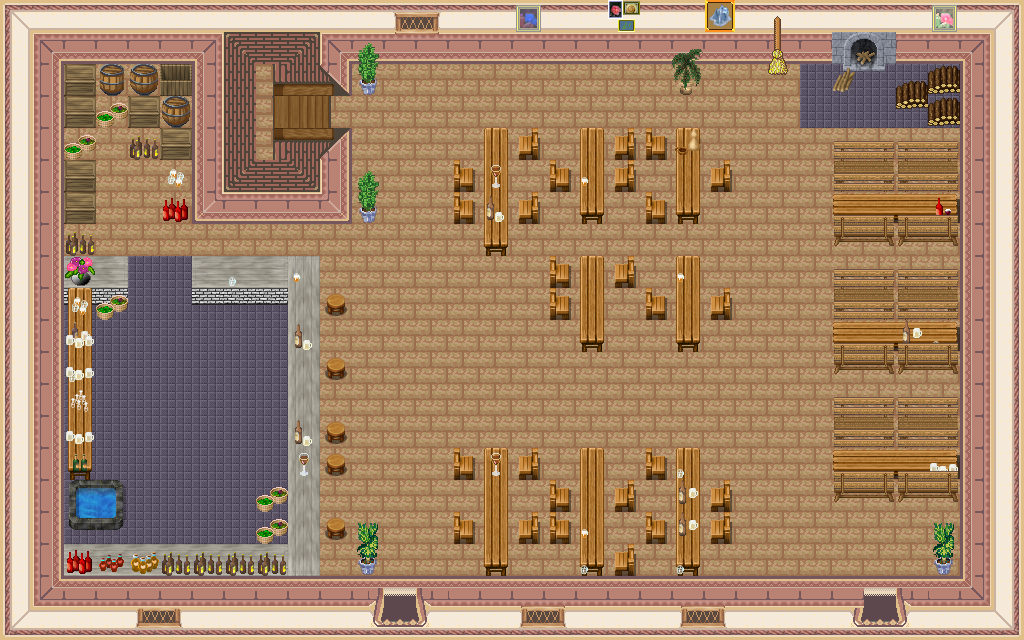

Below is a game level as drawn by its tile map, then a one-line description and the .tmx that defines it (tile-layer data replaced by summaries):
An orthogonal 32x20 tile map with 32x32 px tiles, 4 tile layers (0_floor, 1_terrain, 2_object, 3_roof), 3 hidden layers not drawn, 31 tilesets.

<map version="1.0" tiledversion="1.1.3" orientation="orthogonal" renderorder="right-down" width="32" height="20" tilewidth="32" tileheight="32" infinite="0" nextobjectid="1">
 <tileset firstgid="1" name="ground/indoor/grey_skull" tilewidth="32" tileheight="32" tilecount="8" columns="4">
  <image source="../../tileset/ground/indoor/grey_skull.png" trans="ff00ff" width="128" height="64" />
 </tileset>
 <tileset firstgid="9" name="furniture/carpet/carpets_2" tilewidth="32" tileheight="32" tilecount="12" columns="4">
  <image source="../../tileset/furniture/carpet/carpets_2.png" trans="ff00ff" width="128" height="96" />
 </tileset>
 <tileset firstgid="21" name="building/wall/int_wall_purple" tilewidth="32" tileheight="32" tilecount="20" columns="2">
  <image source="../../tileset/building/wall/int_wall_purple.png" trans="ff00ff" width="64" height="320" />
 </tileset>
 <tileset firstgid="41" name="building/entrance/pale_red_ns" tilewidth="32" tileheight="32" tilecount="36" columns="9">
  <image source="../../tileset/building/entrance/pale_red_ns.png" trans="ff00ff" width="288" height="128" />
 </tileset>
 <tileset firstgid="77" name="building/wall/int_wall_pale" tilewidth="32" tileheight="32" tilecount="16" columns="2">
  <image source="../../tileset/building/wall/int_wall_pale.png" trans="ff00ff" width="64" height="256" />
 </tileset>
 <tileset firstgid="93" name="building/window/int_windows_purple" tilewidth="32" tileheight="32" tilecount="16" columns="4">
  <image source="../../tileset/building/window/int_windows_purple.png" trans="ff00ff" width="128" height="128" />
 </tileset>
 <tileset firstgid="109" name="furniture/table/long_front_on" tilewidth="32" tileheight="32" tilecount="3" columns="1">
  <image source="../../tileset/furniture/table/long_front_on.png" trans="ff00ff" width="32" height="96" />
 </tileset>
 <tileset firstgid="112" name="logic/portal" tilewidth="32" tileheight="32" tilecount="7" columns="7">
  <image source="../../tileset/logic/portal.png" width="224" height="32" />
 </tileset>
 <tileset firstgid="119" name="logic/collision" tilewidth="32" tileheight="32" tilecount="1" columns="1">
  <image source="../../tileset/logic/collision.png" width="32" height="32" />
 </tileset>
 <tileset firstgid="120" name="logic/protection" tilewidth="32" tileheight="32" tilecount="2" columns="2">
  <image source="../../tileset/logic/protection.png" width="64" height="32" />
 </tileset>
 <tileset firstgid="122" name="item/drink/bottles_and_cups" tilewidth="32" tileheight="32" tilecount="16" columns="4">
  <image source="../../tileset/item/drink/bottles_and_cups.png" width="128" height="128" />
 </tileset>
 <tileset firstgid="138" name="furniture/table/grey_pale" tilewidth="32" tileheight="32" tilecount="8" columns="2">
  <image source="../../tileset/furniture/table/grey_pale.png" width="64" height="128" />
 </tileset>
 <tileset firstgid="146" name="furniture/table/brick_base" tilewidth="32" tileheight="32" tilecount="3" columns="3">
  <image source="../../tileset/furniture/table/brick_base.png" width="96" height="32" />
 </tileset>
 <tileset firstgid="149" name="furniture/sink/dark_front_on" tilewidth="32" tileheight="32" tilecount="6" columns="2">
  <image source="../../tileset/furniture/sink/dark_front_on.png" width="64" height="96" />
 </tileset>
 <tileset firstgid="155" name="item/drink/beers_and_flasks" tilewidth="32" tileheight="32" tilecount="12" columns="4">
  <image source="../../tileset/item/drink/beers_and_flasks.png" width="128" height="96" />
 </tileset>
 <tileset firstgid="167" name="item/pot/barrels_1" tilewidth="32" tileheight="32" tilecount="8" columns="4">
  <image source="../../tileset/item/pot/barrels_1.png" width="128" height="64" />
 </tileset>
 <tileset firstgid="175" name="item/pot/wooden_crates" tilewidth="32" tileheight="32" tilecount="6" columns="3">
  <image source="../../tileset/item/pot/wooden_crates.png" width="96" height="64" />
 </tileset>
 <tileset firstgid="181" name="building/stairs/int_ew" tilewidth="32" tileheight="32" tilecount="9" columns="3">
  <image source="../../tileset/building/stairs/int_ew.png" width="96" height="96" />
 </tileset>
 <tileset firstgid="190" name="building/wall/int_wall_thin_bricks" tilewidth="32" tileheight="32" tilecount="12" columns="2">
  <image source="../../tileset/building/wall/int_wall_thin_bricks.png" width="64" height="192" />
 </tileset>
 <tileset firstgid="202" name="ground/ground_2" tilewidth="32" tileheight="32" tilecount="4" columns="4">
  <image source="../../tileset/ground/ground_2.png" width="128" height="32" />
 </tileset>
 <tileset firstgid="206" name="building/decoration/wood_fire" tilewidth="32" tileheight="32" tilecount="4" columns="2">
  <image source="../../tileset/building/decoration/wood_fire.png" width="64" height="64" />
 </tileset>
 <tileset firstgid="210" name="item/brush" tilewidth="32" tileheight="32" tilecount="3" columns="1">
  <image source="../../tileset/item/brush.png" width="32" height="96" />
 </tileset>
 <tileset firstgid="213" name="furniture/chair/wooden_pale" tilewidth="32" tileheight="32" tilecount="4" columns="2">
  <image source="../../tileset/furniture/chair/wooden_pale.png" width="64" height="64" />
 </tileset>
 <tileset firstgid="217" name="furniture/chair/bench_wooden" tilewidth="32" tileheight="32" tilecount="8" columns="2">
  <image source="../../tileset/furniture/chair/bench_wooden.png" width="64" height="128" />
 </tileset>
 <tileset firstgid="225" name="furniture/picture/oil_paintings" tilewidth="32" tileheight="32" tilecount="16" columns="4">
  <image source="../../tileset/furniture/picture/oil_paintings.png" width="128" height="128" />
 </tileset>
 <tileset firstgid="241" name="furniture/table/bench" tilewidth="32" tileheight="32" tilecount="3" columns="3">
  <image source="../../tileset/furniture/table/bench.png" width="96" height="32" />
 </tileset>
 <tileset firstgid="244" name="furniture/chair/stool" tilewidth="32" tileheight="32" tilecount="1" columns="1">
  <image source="../../tileset/furniture/chair/stool.png" width="32" height="32" />
 </tileset>
 <tileset firstgid="245" name="plant/indoor/pot_plant_1" tilewidth="32" tileheight="32" tilecount="12" columns="6">
  <image source="../../tileset/plant/indoor/pot_plant_1.png" width="192" height="64" />
 </tileset>
 <tileset firstgid="257" name="plant/indoor/flower_vase" tilewidth="32" tileheight="32" tilecount="3" columns="3">
  <image source="../../tileset/plant/indoor/flower_vase.png" width="96" height="32" />
 </tileset>
 <tileset firstgid="260" name="item/firewood" tilewidth="32" tileheight="32" tilecount="12" columns="3">
  <image source="../../tileset/item/firewood.png" width="96" height="128" />
 </tileset>
 <tileset firstgid="272" name="red_drapes" tilewidth="32" tileheight="32" tilecount="9" columns="3">
  <image source="../../tileset/furniture/curtain/red_drapes.png" width="96" height="96" />
 </tileset>
 <layer name="0_floor" width="32" height="20">
  <data>[640 cells, 440 non-empty, 4 distinct tile ids]</data>
 </layer>
 <layer name="1_terrain" width="32" height="20">
  <data>[640 cells, 373 non-empty, 87 distinct tile ids]</data>
 </layer>
 <layer name="2_object" width="32" height="20">
  <data>[640 cells, 50 non-empty, 32 distinct tile ids]</data>
 </layer>
 <layer name="3_roof" width="32" height="20">
  <data>[640 cells, 44 non-empty, 9 distinct tile ids]</data>
 </layer>
 <layer name="objects" width="32" height="20" visible="0">
  <data>[640 cells, 3 non-empty, 1 distinct tile ids]</data>
 </layer>
 <layer name="collision" width="32" height="20" visible="0" opacity="0.36">
  <data>[640 cells, 338 non-empty, 1 distinct tile ids]</data>
 </layer>
 <layer name="protection" width="32" height="20" visible="0" opacity="0.18">
  <data>[640 cells, 608 non-empty, 1 distinct tile ids]</data>
 </layer>
</map>
